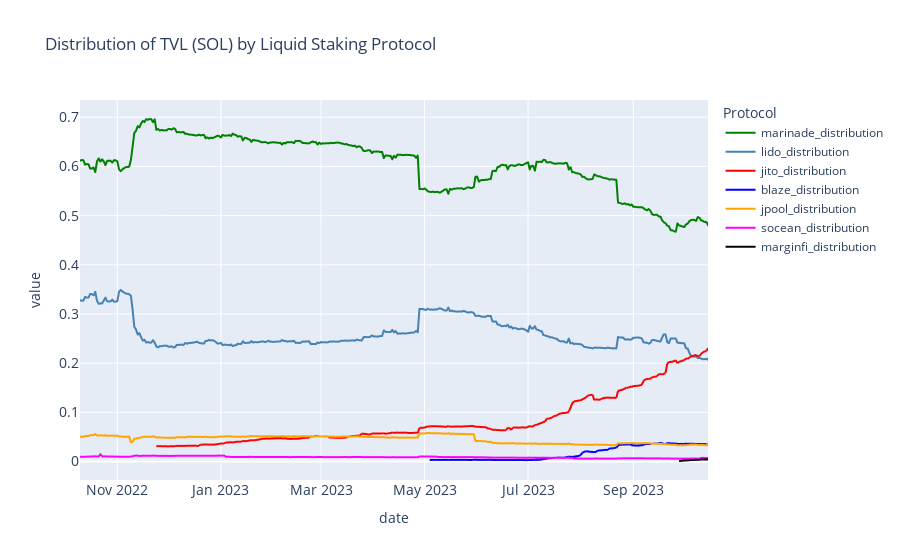

Notebook code cell kept with this figure:
### Code cell
x = df['date']
marinade = df['marinade_distribution']
lido = df['lido_distribution']
jito = df['jito_distribution']
blaze = df['blaze_distribution']
jpool = df['jpool_distribution']
socean = df['socean_distribution']
marginfi = df['marginfi_distribution']

fig = px.line(df, x=x, y=[marinade, lido, jito, blaze, jpool, socean, marginfi],
              labels={'x': 'Date', 'y': 'Share of Total TVL'},
              color_discrete_sequence=['green', 'steelblue', 'red', 'blue', 'orange', 'magenta', 'black'],
              title='Distribution of TVL (SOL) by Liquid Staking Protocol')

# Add legend
fig.update_layout(showlegend=True, legend_title_text='Protocol')

fig.update_xaxes(tickfont=dict(size=14))
fig.update_yaxes(tickfont=dict(size=14))
fig.update_xaxes(nticks=10)

fig.show()

### Figure 1 — Plotly figure (JSON) as saved in the notebook; plotly's stock layout.template omitted (floating-point values rounded to 4 significant figures; data arrays with more than 128 entries replaced by an {"elided": "..."} marker saying what was removed)
{"data": [{"hovertemplate": "variable=marinade_distribution<br>date=%{x}<br>value=%{y}<extra></extra>", "legendgroup": "marinade_distribution", "line": {"color": "green", "dash": "solid"}, "marker": {"symbol": "circle"}, "mode": "lines", "name": "marinade_distribution", "showlegend": true, "type": "scattergl", "x": {"elided": "498 str values"}, "xaxis": "x", "y": {"elided": "498 float values"}, "yaxis": "y"}, {"hovertemplate": "variable=lido_distribution<br>date=%{x}<br>value=%{y}<extra></extra>", "legendgroup": "lido_distribution", "line": {"color": "steelblue", "dash": "solid"}, "marker": {"symbol": "circle"}, "mode": "lines", "name": "lido_distribution", "showlegend": true, "type": "scattergl", "x": {"elided": "498 str values"}, "xaxis": "x", "y": {"elided": "498 float values"}, "yaxis": "y"}, {"hovertemplate": "variable=jito_distribution<br>date=%{x}<br>value=%{y}<extra></extra>", "legendgroup": "jito_distribution", "line": {"color": "red", "dash": "solid"}, "marker": {"symbol": "circle"}, "mode": "lines", "name": "jito_distribution", "showlegend": true, "type": "scattergl", "x": {"elided": "498 str values"}, "xaxis": "x", "y": {"elided": "498 float values"}, "yaxis": "y"}, {"hovertemplate": "variable=blaze_distribution<br>date=%{x}<br>value=%{y}<extra></extra>", "legendgroup": "blaze_distribution", "line": {"color": "blue", "dash": "solid"}, "marker": {"symbol": "circle"}, "mode": "lines", "name": "blaze_distribution", "showlegend": true, "type": "scattergl", "x": {"elided": "498 str values"}, "xaxis": "x", "y": {"elided": "498 float values"}, "yaxis": "y"}, {"hovertemplate": "variable=jpool_distribution<br>date=%{x}<br>value=%{y}<extra></extra>", "legendgroup": "jpool_distribution", "line": {"color": "orange", "dash": "solid"}, "marker": {"symbol": "circle"}, "mode": "lines", "name": "jpool_distribution", "showlegend": true, "type": "scattergl", "x": {"elided": "498 str values"}, "xaxis": "x", "y": {"elided": "498 float values"}, "yaxis": "y"}, {"hovertemplate": "variable=socean_distribution<br>date=%{x}<br>value=%{y}<extra></extra>", "legendgroup": "socean_distribution", "line": {"color": "magenta", "dash": "solid"}, "marker": {"symbol": "circle"}, "mode": "lines", "name": "socean_distribution", "showlegend": true, "type": "scattergl", "x": {"elided": "498 str values"}, "xaxis": "x", "y": {"elided": "498 float values"}, "yaxis": "y"}, {"hovertemplate": "variable=marginfi_distribution<br>date=%{x}<br>value=%{y}<extra></extra>", "legendgroup": "marginfi_distribution", "line": {"color": "black", "dash": "solid"}, "marker": {"symbol": "circle"}, "mode": "lines", "name": "marginfi_distribution", "showlegend": true, "type": "scattergl", "x": {"elided": "498 str values"}, "xaxis": "x", "y": {"elided": "498 float values"}, "yaxis": "y"}], "layout": {"legend": {"title": {"text": "Protocol"}, "tracegroupgap": 0}, "showlegend": true, "title": {"text": "Distribution of TVL (SOL) by Liquid Staking Protocol"}, "xaxis": {"anchor": "y", "domain": [0, 1], "nticks": 10, "tickfont": {"size": 14}, "title": {"text": "date"}}, "yaxis": {"anchor": "x", "domain": [0, 1], "tickfont": {"size": 14}, "title": {"text": "value"}}}}
